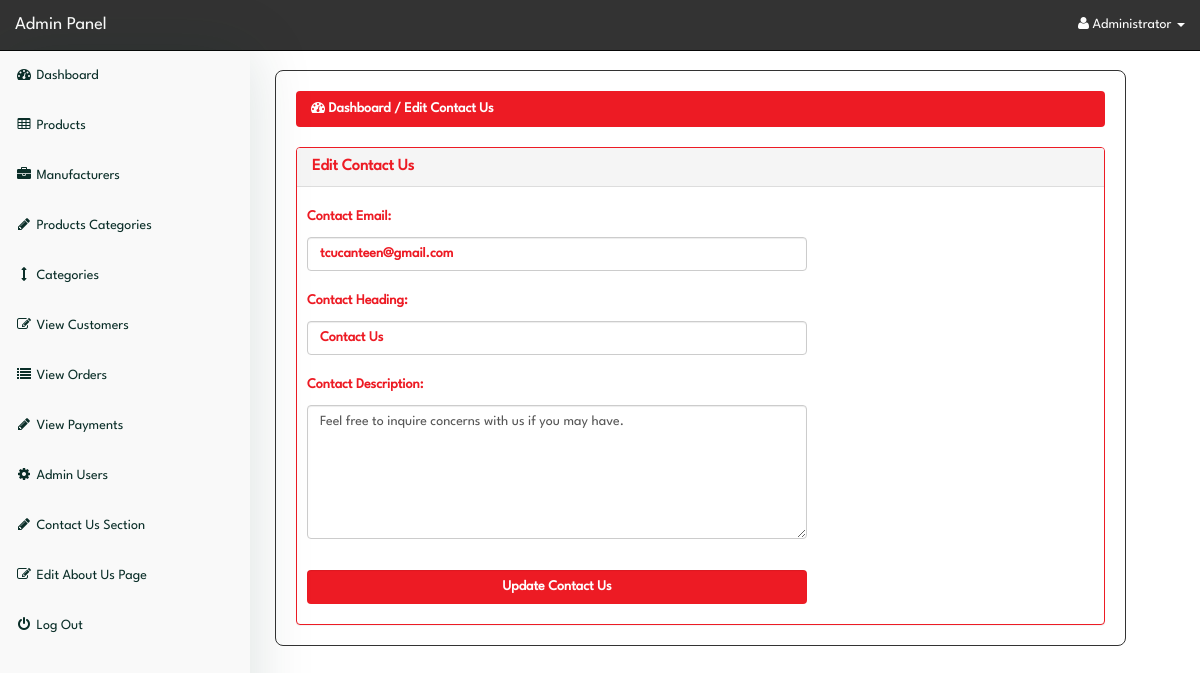
The app's page /admin/index.php?edit_contact_us (signed in) with its own data.
### tables this page shows
CREATE TABLE `contact_us` (
  `contact_id` int(10) NOT NULL,
  `contact_email` text NOT NULL,
  `contact_heading` text NOT NULL,
  `contact_desc` text NOT NULL
);

### admin/edit_contact_us.php (the view, shortened to what this page needs)
<?php
if(!isset($_SESSION['admin_email'])){
echo "<script>window.open('login.php','_self')</script>";
}
else {
?>
<?php
$get_conatct_us = "select * from contact_us";
$run_contact_us = mysqli_query($con,$get_conatct_us);
$row_contact_us = mysqli_fetch_array($run_contact_us);
$contact_email = $row_contact_us['contact_email'];
$contact_heading = $row_contact_us['contact_heading'];
$contact_desc = $row_contact_us['contact_desc'];
?>
<div class="row">
  <div class="col-lg-12">
    <ol class="breadcrumb">
      <li class="active">
        <i class="fa fa-dashboard"></i> Dashboard / Edit Contact Us
      </li>
    </ol>
  </div>
</div>
<div class="row">
  <div class="col-lg-12">
    <div class="panel panel-default">
      <div class="panel-heading">
        <h3 class="panel-title">
          Edit Contact Us
        </h3>
      </div>
      <div class="panel-body">
        <form class="form-horizontal" action="" method="post">
          <div class="form-group">
            <label class="col-md-3 control-label"> Contact Email: </label>
            <div class="col-md-6">
              <input type="text" name="contact_email" class="form-control" value="<?php echo $contact_email; ?>">
            </div>
          </div>
          <div class="form-group">
            <label class="col-md-3 control-label"> Contact Heading: </label>
            <div class="col-md-6">
              <input type="text" name="contact_heading" class="form-control" value="<?php echo $contact_heading; ?>">
            </div>
          </div>
          <div class="form-group">
            <label class="col-md-3 control-label"> Contact Description: </label>
            <div class="col-md-6">
              <textarea name="contact_desc" class="form-control" rows="6" cols="19">
<?php echo $contact_desc; ?>
</textarea>
            </div>
          </div>
          <div class="form-group">
            <label class="col-md-3 control-label"> </label>
            <div class="col-md-6">
              <input type="submit" name="submit" class="btn btn-primary form-control" value=" Update Contact Us ">
            </div>
          </div>
        </form>
      </div>
    </div>
  </div>
</div>
<?php } ?>

### admin/index.php (shortened to what this page needs)
<?php
include("includes/db.php");
if(!isset($_SESSION['admin_email'])){
  echo "<script>window.open('login.php','_self')</script>";
} else {
  $admin_session = $_SESSION['admin_email'];
  $get_admin = "select * from admins  where admin_email='$admin_session'";
  $run_admin = mysqli_query($con,$get_admin);
  $row_admin = mysqli_fetch_array($run_admin);
  $admin_name = $row_admin['admin_name'];
?>
<!DOCTYPE html>
<html>
<head>
  <link href="css/bootstrap.min.css" rel="stylesheet">
  <link href="css/style.css" rel="stylesheet">
  <link href="font-awesome/css/font-awesome.min.css" rel="stylesheet">
</head>
<body>
  <div id="wrapper">
    <?php include("includes/sidebar.php");  ?>
    <div id="page-wrapper">
      <div class="container-fluid">
        <?php
          foreach ($pages as $param => $file) {
              if (isset($_GET[$param])) {
                  include($file);
                  break;
              }
          }
        ?>
      </div>
    </div>
  </div>
</body>
</html>
<?php } ?>

### admin/includes/sidebar.php (shortened to what this page needs)
<?php
if(!isset($_SESSION['admin_email'])){
echo "<script>window.open('login.php','_self')</script>";
}
else {
?>
<nav class="navbar navbar-inverse navbar-fixed-top">
  <div class="navbar-header">
    <a class="navbar-brand" href="index.php?dashboard">Admin Panel</a>
  </div>
  <ul class="nav navbar-right top-nav">
    <li class="dropdown">
      <a href="#" class="dropdown-toggle" data-toggle="dropdown">
        <i class="fa fa-user"></i>
        <?php echo $admin_name; ?> <b class="caret"></b>
      </a>
    </li>
  </ul>
  <div class="collapse navbar-collapse navbar-ex1-collapse">
    <ul class="nav navbar-nav side-nav">
      <li>
        <a href="index.php?dashboard">
          <i class="fa fa-fw fa-dashboard"></i> Dashboard
        </a>
      </li>
      <li>
        <a href="#" data-toggle="collapse" data-target="#products">
          <i class="fa fa-fw fa-table"></i> Products
        </a>
      </li>
      <li>
        <a href="#" data-toggle="collapse" data-target="#manufacturers">
          <i class="fa fa-fw fa-briefcase"></i> Manufacturers
        </a>
      </li>
      <li>
        <a href="#" data-toggle="collapse" data-target="#p_cat">
          <i class="fa fa-fw fa-pencil"></i> Products Categories
        </a>
      </li>
      <li>
        <a href="#" data-toggle="collapse" data-target="#cat">
          <i class="fa fa-fw fa-arrows-v"></i> Categories
        </a>
      </li>
      <li>
        <a href="index.php?view_customers">
          <i class="fa fa-fw fa-edit"></i> View Customers
        </a>
      </li>
      <li>
        <a href="index.php?view_orders">
          <i class="fa fa-fw fa-list"></i> View Orders
        </a>
      </li>
      <li>
        <a href="index.php?view_payments">
          <i class="fa fa-fw fa-pencil"></i> View Payments
        </a>
      </li>
      <li>
        <a href="#" data-toggle="collapse" data-target="#users">
          <i class="fa fa-fw fa-gear"></i> Admin Users
        </a>
      </li>
      <li>
        <a href="#" data-toggle="collapse" data-target="#contact_us">
          <i class="fa fa-fw fa-pencil"> </i> Contact Us Section
        </a>
      </li>
      <li>
        <a href="index.php?edit_about_us">
          <i class="fa fa-fw fa-edit"></i> Edit About Us Page
        </a>
      </li>
      <li>
        <a href="logout.php">
          <i class="fa fa-fw fa-power-off"></i> Log Out
        </a>
      </li>
    </ul>
  </div>
</nav>
<?php } ?>

### admin/css/style.css (style rules this page uses)
:root { --p-clr-100: #ed1b24; --p-clr-200: #ff4015; --p-clr-300: #0000d3; --p-clr-400: #ffb222; --p-clr-500: #0097d3; --p-clr-600: #00ad4e; --p-clr-700: #3a0080; --n-clr-100: #fefefe; --n-clr-200: #f9f9f9; --n-clr-300: #0a2e28; --n-clr-400: #012120; }
*, *::before, *::after { margin: 0; padding: 0; box-sizing: border-box; }
h1, h2, h3, h4, h5, h6 { font-weight: 600; }
body { font-family: 'LeagueSpartan-Regular', Helvetica, Arial, sans-serif; margin-top: 100px; }
@media (min-width: 768px) { body { margin-top: 50px; } }
#wrapper { padding-top: 1rem; padding-left: 255px; }
#page-wrapper { width: 90%; margin-top: 1rem; margin-left: 2rem; border-radius: 8px; border: 1px solid #333; }
#page-wrapper .container-fluid { padding: 0; margin: 0; width: 100%; padding: 2rem; }
.top-nav { padding: 0 15px; }
.top-nav > li { display: inline-block; float: left; }
.top-nav > li > a { padding-top: 15px; padding-bottom: 15px; line-height: 20px; color: var(--n-clr-100); }
.navbar-inverse .navbar-nav > li > a { color: var(--n-clr-300); }
.navbar { background-color: #333; }
.navbar .navbar-header a { color: white; }
.side-nav { position: fixed; top: 51px; width: 250px; border-radius: 0; overflow-y: auto; background-color: var(--n-clr-200); bottom: 0; overflow-x: hidden; padding-bottom: 40px; display: flex; align-items: center; justify-content: flex-start; flex-direction: column; box-shadow: 0 0 60px #0a2e2826; }
.side-nav > li, .side-nav > li > a { width: 100%; }
.row .col-lg-12 .panel { margin: 0; border: 0; }
.panel-body { border-radius: 5px; }
.container-fluid .row .col-lg-12 .breadcrumb { background-color: var(--p-clr-100); }
.container-fluid .row .col-lg-12 .breadcrumb li { color: var(--n-clr-100); font-weight: 600; }
.panel { border: 0; border: 1px solid var(--p-clr-100) !important; }
.panel-default .panel-title { color: #ed1b24; }
.panel-default .panel-body { padding: 0; }
.form-horizontal { padding: 1rem; }
.form-horizontal .form-group { margin: 0; width: 50rem; display: flex; align-items: center; justify-content: center; flex-direction: column; gap: 1rem; }
.form-horizontal .form-group .control-label, .form-horizontal .form-group .col-md-6 { padding: 0; margin: 0; color: var(--p-clr-100); text-align: left; width: 100%; }
.form-horizontal .form-group .col-md-6 input { color: var(--p-clr-100); }
.form-horizontal .form-group .col-md-6 input, .form-horizontal .form-group .col-md-6 input::placeholder { font-weight: bold; }
.form-horizontal .form-group input[type='submit'] { border: 0; color: var(--n-clr-100); background-color: var(--p-clr-100); }

### records on screen
contact_us: contact_email "tcucanteen@gmail.com", contact_heading "Contact Us", contact_desc "Feel free to inquire concerns with us if you may have."

### other values on screen
$admin_name "Administrator"
